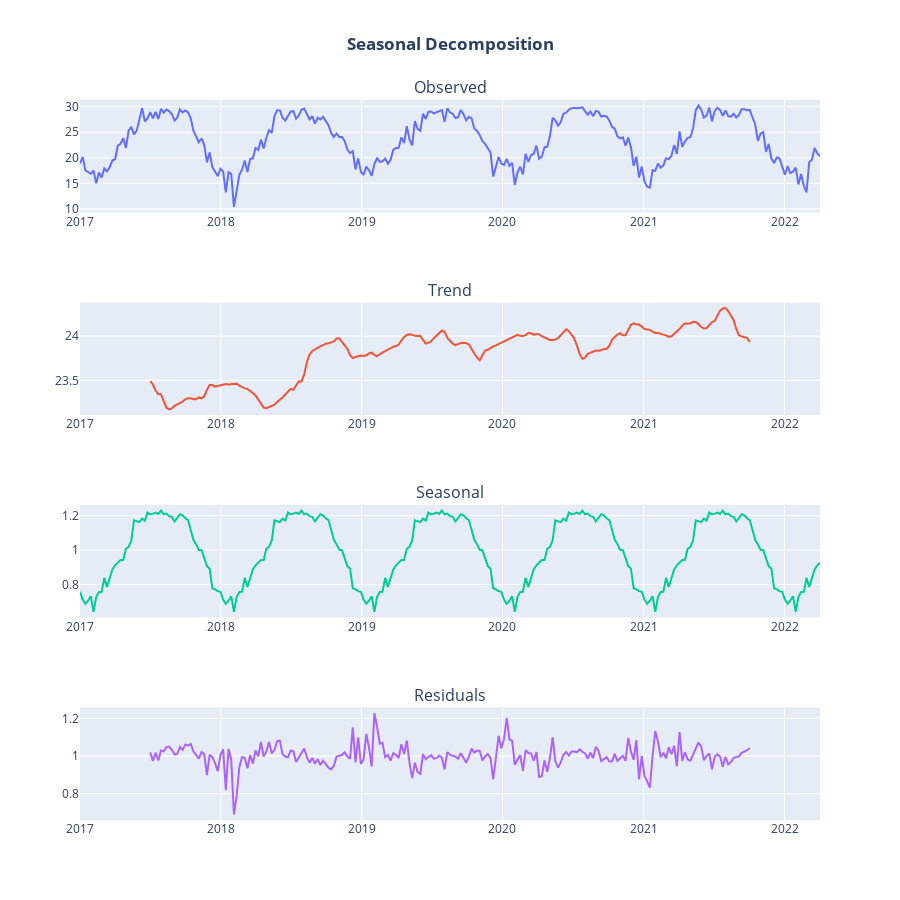

Write notebook code for a chart like this one.
### Markdown cell above
## Seasonal Decomposition

### Code cell
from statsmodels.tsa.seasonal import seasonal_decompose

# decompose_result_mult = seasonal_decompose(range_df, model="additive")
decompose_result_weekly = seasonal_decompose(df_week, model="multiplicative")
# plt.figure(figsize=(30, 30))

# fig = plot_seasonal_decompose(decompose_result_mult, dates=range_df.index)
fig2 = plot_seasonal_decompose(decompose_result_weekly, dates=df_week.index)
# fig.show()
fig2.show()

### Figure 1 — Plotly figure (JSON) as saved in the notebook; plotly's stock layout.template omitted (floating-point values rounded to 4 significant figures; data arrays with more than 128 entries replaced by an {"elided": "..."} marker saying what was removed)
{"data": [{"mode": "lines", "name": "Observed", "type": "scatter", "x": {"elided": "275 str values"}, "xaxis": "x", "y": {"elided": "275 float values"}, "yaxis": "y"}, {"mode": "lines", "name": "Trend", "type": "scatter", "x": {"elided": "275 str values"}, "xaxis": "x2", "y": {"elided": "275 float values"}, "yaxis": "y2"}, {"mode": "lines", "name": "Seasonal", "type": "scatter", "x": {"elided": "275 str values"}, "xaxis": "x3", "y": {"elided": "275 float values"}, "yaxis": "y3"}, {"mode": "lines", "name": "Residual", "type": "scatter", "x": {"elided": "275 str values"}, "xaxis": "x4", "y": {"elided": "275 float values"}, "yaxis": "y4"}], "layout": {"annotations": [{"font": {"size": 16}, "showarrow": false, "text": "Observed", "x": 0.5, "xanchor": "center", "xref": "paper", "y": 1, "yanchor": "bottom", "yref": "paper"}, {"font": {"size": 16}, "showarrow": false, "text": "Trend", "x": 0.5, "xanchor": "center", "xref": "paper", "y": 0.7188, "yanchor": "bottom", "yref": "paper"}, {"font": {"size": 16}, "showarrow": false, "text": "Seasonal", "x": 0.5, "xanchor": "center", "xref": "paper", "y": 0.4375, "yanchor": "bottom", "yref": "paper"}, {"font": {"size": 16}, "showarrow": false, "text": "Residuals", "x": 0.5, "xanchor": "center", "xref": "paper", "y": 0.1562, "yanchor": "bottom", "yref": "paper"}], "height": 900, "margin": {"t": 100}, "showlegend": false, "title": {"text": "<b>Seasonal Decomposition</b>", "x": 0.5}, "xaxis": {"anchor": "y", "domain": [0, 1]}, "xaxis2": {"anchor": "y2", "domain": [0, 1]}, "xaxis3": {"anchor": "y3", "domain": [0, 1]}, "xaxis4": {"anchor": "y4", "domain": [0, 1]}, "yaxis": {"anchor": "x", "domain": [0.8438, 1]}, "yaxis2": {"anchor": "x2", "domain": [0.5625, 0.7188]}, "yaxis3": {"anchor": "x3", "domain": [0.2812, 0.4375]}, "yaxis4": {"anchor": "x4", "domain": [0, 0.1562]}}}
